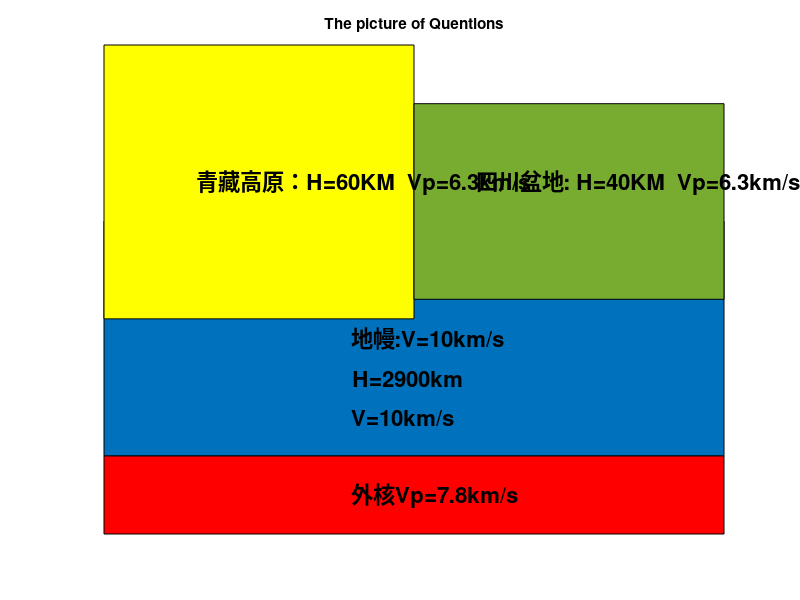

MATLAB code for this plot: (Note: this script raises an error after producing the figure.)
% For given the data:
% '青藏高原' Hq=60; V0=6.3;
% '四川盆地' Hs=40; V0=6.3;
% '地幔' Hm=2900; V1=10;
% '外核' v2=7.8;
%-------------------------------------------------------
% Using the τ-p formula : τ(p)=2*sqrt(1/V0^2-1/V1^2)*H0; η=sqrt(u^2-p^2);
clc;
close all
clear;
V0=6.3;
V1=10;
v2=7.8;
Hq=60; 
Hs=40; 
Hm=2900; 
figure;
rectangle('Position', [0,0,20,2], 'FaceColor', 'r');
rectangle('Position',[0,2,20,6],'FaceColor',[0 0.4470 0.7410]);
rectangle('Position',[0,5.5,10,7],'FaceColor','y');
rectangle('Position',[10,6,10,5],'FaceColor',[0.466 0.674 0.188]);
axis off
axis tight
text(8,1,'\bf{外核Vp=7.8km/s} \fontsize{14} ', 'FontSize', 16,'Color','k')
text(8,5,'\bf{地幔:V=10km/s} \fontsize{14} ', 'FontSize', 16,'Color','k')
text(8,4,'\bf{H=2900km} \fontsize{14} ', 'FontSize', 16,'Color','k')
text(8,3,'\bf{V=10km/s} \fontsize{14} ', 'FontSize', 16,'Color','k')
text(3,9,'\bf{青藏高原：H=60KM  Vp=6.3km/s} \fontsize{14} ', 'FontSize', 16,'Color','k')
text(12,9,'\bf{四川盆地: H=40KM  Vp=6.3km/s} \fontsize{14} ', 'FontSize', 16,'Color','k')
title('The picture of Quentions');
defaultAxes;
set(gcf,'position',[200,50,1100,700]);
% ------------------------
% 青藏高原的τ-p曲线
Tao_P_CurveDrawing(V0,V1,Hq);
title('青藏高原的τ-p曲线');
% 四川盆地的τ-p曲线
Tao_P_CurveDrawing(V0,V1,Hs);
title('四川盆地的τ-p曲线');
